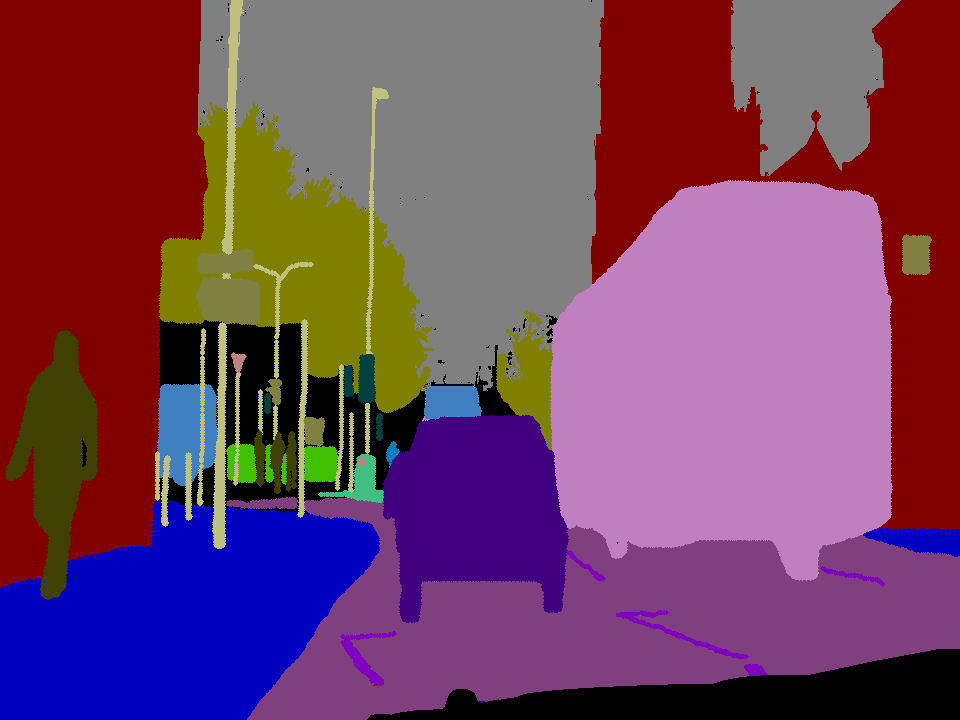
#> input picture CamVid/LabeledApproved_full/0001TP_006870_L.png, 960 x 720 px
$ python camvid_utils.py   (older library calls are emulated)
#> lines starting #> are read from the running program, lines starting #| are printed output that depends on the picture
#!/usr/bin/env python3
# -*- coding: utf-8 -*-
"""
Created on Thu May 19 19:31:17 2022

@author: deniz
"""

from matplotlib import pyplot as plt
import matplotlib.image as mpimg
import numpy as np
import scipy.misc
import random
import os
import imageio

#############################
    # global variables #
#############################
root_dir          = "CamVid/"
data_dir          = os.path.join(root_dir, "701_StillsRaw_full")    # train data
label_dir         = os.path.join(root_dir, "LabeledApproved_full")  # train label
label_colors_file = os.path.join(root_dir, "label_colors.txt")      # color to label
val_label_file    = os.path.join(root_dir, "val.txt")               # validation file
train_label_file  = os.path.join(root_dir, "train.txt")             # train file

# create dir for label index
label_idx_dir = os.path.join(root_dir, "Labeled_idx")
if not os.path.exists(label_idx_dir):
    os.makedirs(label_idx_dir)

label2color = {}
color2label = {}
label2index = {}
index2label = {}


def divide_train_val(val_rate=0.1, shuffle=True, random_seed=None):
#> called with val_rate = 0.1, shuffle = True, random_seed = 1
    data_list   = os.listdir(data_dir)
    data_len    = len(data_list)
    val_len     = int(data_len * val_rate)

    if random_seed:
        random.seed(random_seed)

    if shuffle:
        data_idx = random.sample(range(data_len), data_len)
    else:
        data_idx = list(range(data_len))

    val_idx     = [data_list[i] for i in data_idx[:val_len]]
    train_idx   = [data_list[i] for i in data_idx[val_len:]]

    # create val.csv
    v = open(val_label_file, "w")
    v.write("img,label\n")
    for idx, name in enumerate(val_idx):
        if 'png' not in name:
            continue
        img_name = os.path.join(data_dir, name)
        lab_name = os.path.join(label_idx_dir, name)
        lab_name = lab_name.split(".")[0] + "_L.png.npy"
        v.write("{},{}\n".format(img_name, lab_name))

    # create train.csv
    t = open(train_label_file, "w")
    t.write("img,label\n")
    for idx, name in enumerate(train_idx):
        if 'png' not in name:
            continue
        img_name = os.path.join(data_dir, name)
        lab_name = os.path.join(label_idx_dir, name)
        lab_name = lab_name.split(".")[0] + "_L.png.npy"
        t.write("{},{}\n".format(img_name, lab_name))


def parse_label():
    # change label to class index
    f = open(label_colors_file, "r").read().split("\n")[:-1]  # ignore the last empty line
#> (reads CamVid/label_colors.txt from the repository)
    for idx, line in enumerate(f):
        label = line.split()[-1]
        color = tuple([int(x) for x in line.split()[:-1]])
        print(label, color)
        label2color[label] = color
        color2label[color] = label
        label2index[label] = idx
        index2label[idx]   = label
        # [5 lines of commented-out code are left out]

    for idx, name in enumerate(os.listdir(label_dir)):
        filename = os.path.join(label_idx_dir, name)
        if os.path.exists(filename + '.npy'):
            print("Skip %s" % (name))
            continue
        print("Parse %s" % (name))
        img = os.path.join(label_dir, name)
        #img = scipy.misc.imread(img, mode='RGB')
        img = imageio.imread(img, pilmode="RGB")
#> img is the input picture: shape (720, 960, 3); mean R, G, B 115, 65.5, 95.7
        height, weight, _ = img.shape
#> height = 720; weight = 960

        idx_mat = np.zeros((height, weight))
        for h in range(height):
            for w in range(weight):
                color = tuple(img[h, w])
                try:
                    label = color2label[color]
                    index = label2index[label]
                    idx_mat[h, w] = index
                except:
                    print("error: img:%s, h:%d, w:%d" % (name, h, w))
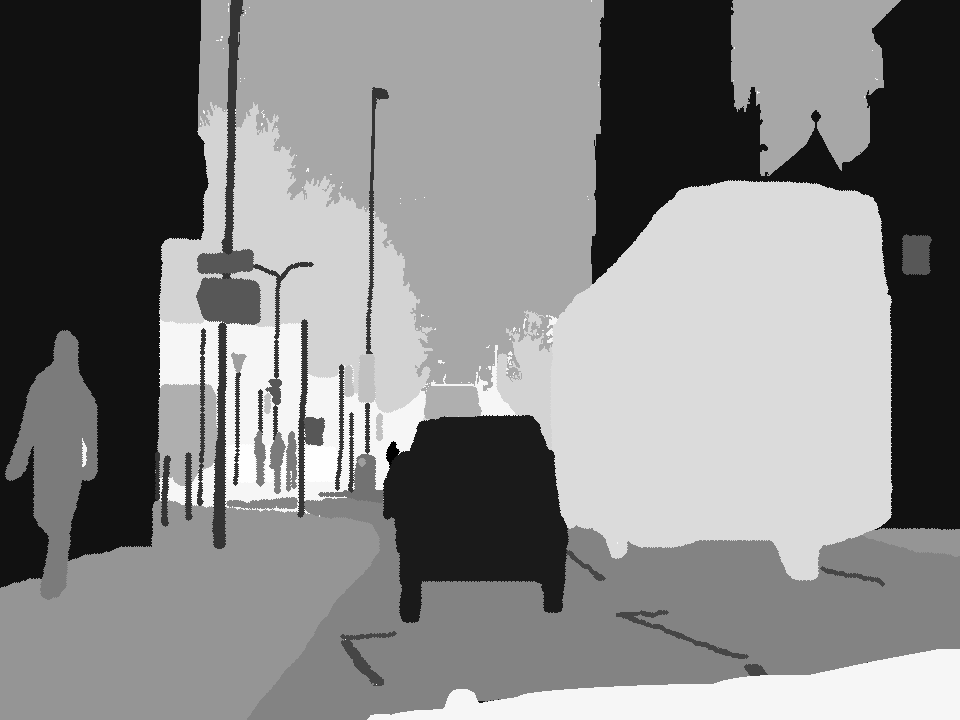
#> idx_mat: shape (720, 960) float64; min 2, max 31, mean 17.2; drawn with min black and max white
        idx_mat = idx_mat.astype(np.uint8)
        np.save(filename, idx_mat)
        print("Finish %s" % (name))

    # [9 lines of commented-out code are left out]


'''debug function'''
def imshow(img, title=None):
    try:
        img = mpimg.imread(img)
        imgplot = plt.imshow(img)
    except:
        plt.imshow(img, interpolation='nearest')

    if title is not None:
        plt.title(title)

    plt.show()


def iou(pred, target, nclasses=32):
    ious = []
    for cls in range(nclasses):
        pred_inds = pred == cls
        target_inds = target == cls
        intersection = (pred_inds[target_inds].sum()) + 1e-6
        union = (pred_inds.sum() + target_inds.sum() - intersection) +1e-6
        if union == 0:
            ious.append(float('nan'))  # if there is no ground truth, do not include in evaluation
        else:
            ious.append(float(intersection) / max(union, 1))
        # print("cls", cls, pred_inds.sum(), target_inds.sum(), intersection, float(intersection) / max(union, 1))
    return ious


def pixel_acc(pred, target):
    correct = (pred == target).sum()
    total   = (target == target).sum()
    return (correct / total) + 1e-6

if __name__ == '__main__':
    divide_train_val(random_seed=1)
    parse_label()
